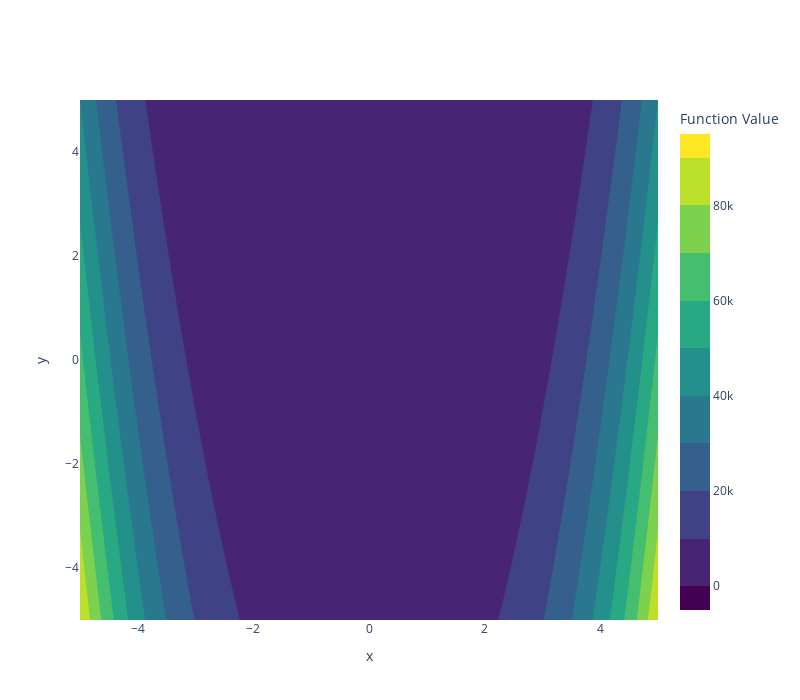

The notebook cell this image was saved under:
### Code cell
plot_contour_and_paths(Rosenbrock(), [])

### Figure 1 — Plotly figure (JSON) as saved in the notebook; plotly's stock layout.template omitted (floating-point values rounded to 4 significant figures; data arrays with more than 128 entries replaced by an {"elided": "..."} marker saying what was removed)
{"data": [{"colorbar": {"title": {"text": "Function Value"}}, "colorscale": [[0, "#440154"], [0.1111, "#482878"], [0.2222, "#3e4989"], [0.3333, "#31688e"], [0.4444, "#26828e"], [0.5556, "#1f9e89"], [0.6667, "#35b779"], [0.7778, "#6ece58"], [0.8889, "#b5de2b"], [1, "#fde725"]], "contours": {"showlines": false}, "type": "contour", "x": {"elided": "200 float values"}, "y": {"elided": "200 float values"}, "z": {"elided": "200x200 float values"}}], "layout": {"height": 700, "title": {"text": ""}, "width": 800, "xaxis": {"title": {"text": "x"}}, "yaxis": {"title": {"text": "y"}}}}
